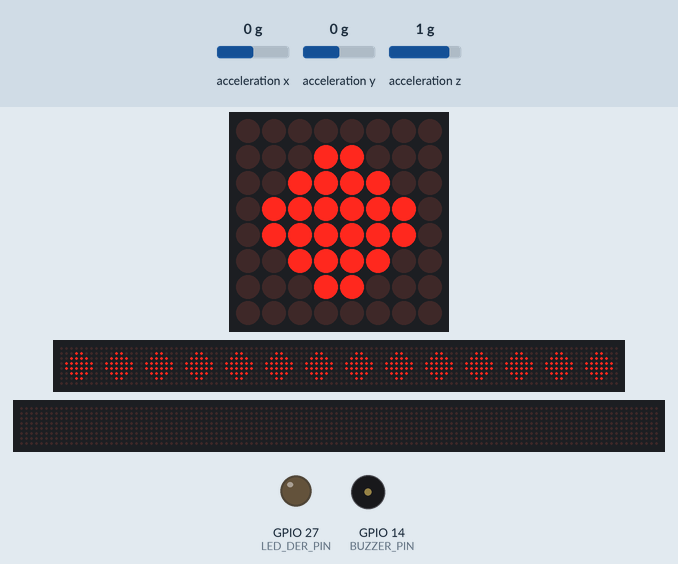
Recording of a sketch running on a simulated ESP32. On the bench: 8×8 LED matrix, 112×8 LED matrix, 128×8 LED matrix, output pins drawn as LEDs (lit = HIGH), buzzer (waves = sounding). Wiring (inferred from the names in the program): MMA8452 accelerometer at I2C address 0x1C; 14 × MAX7219 LED driver (orientation assumed): CS GPIO 17; 2 × MAX7219 LED driver (orientation assumed): CS GPIO 5 / CS GPIO 26. The inputs (shaded band) are chosen by the test bench; at power-on: acceleration z 1 g, acceleration x 0 g, acceleration y 0 g. Pins used as bus, display or sensor lines are not drawn; what the sketch prints to the serial monitor is not drawn.

Above: at 2.2 s.
2.3 s: acceleration z set to 0.6 g
3.8 s: acceleration z set to 0.3 g
At 4.08 s:
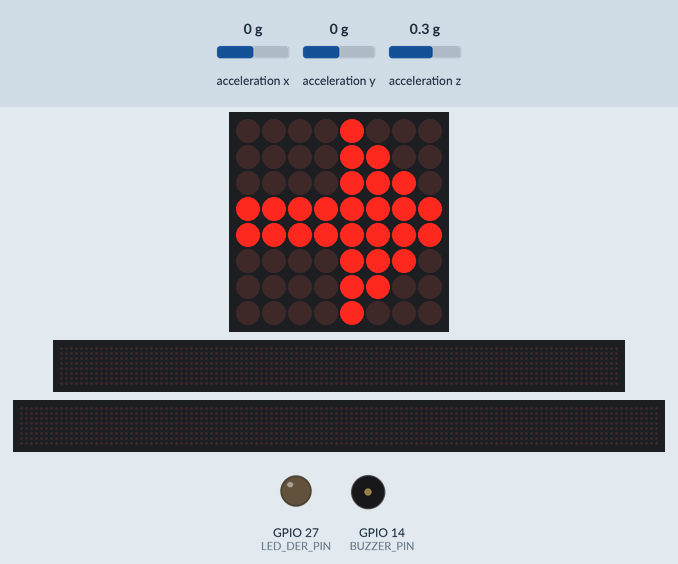
Timing chart, 0 to 11.4 s (numbered marks = the images above; inputs shaded):
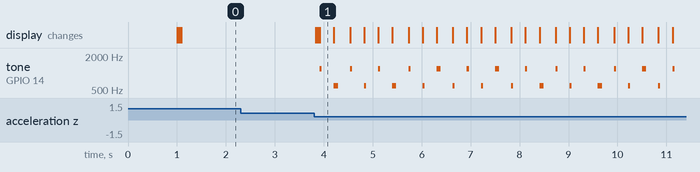

The sketch:

matrices_led_buzzer.ino
```cpp
#include <Wire.h>
#include <math.h>
#include <SPI.h>

// --- PINES MATRICES ---
#define CS_IZQ_PIN 5
#define CS_DER_PIN 17

// --- PINES LEDs Y BUZZER ---
#define LED_IZQ_PIN 26
#define LED_DER_PIN 27
#define BUZZER_PIN 14

#define MMA845x_ADDRESS 0x1C

// --- CONFIGURACIÓN DE SENSIBILIDAD ---
int umbralGiro = 550;
int umbralAdelante = 300;
unsigned long duracionSinal = 5000;

// Variables de control
int16_t x_referencia = 0;
int16_t z_referencia = 0;
unsigned long tiempoInicio = 0;
int estadoActual = 0;           // 0: Recto, 1: Izquierda, 2: Derecha

// --- DIBUJOS ---
byte f_izq[8] = {0x08,0x0C,0x0E,0xFF,0xFF,0x0E,0x0C,0x08};
byte f_der[8] = {0x08,0x0C,0x0E,0xFF,0xFF,0x0E,0x0C,0x08};
byte f_rec[8] = {0x00,0x18,0x3C,0x7E,0x7E,0x3C,0x18,0x00};
byte vacio[8] = {0x00,0x00,0x00,0x00,0x00,0x00,0x00,0x00};

void enviarDato(int csPin, byte reg, byte val) {
  digitalWrite(csPin, LOW);
  SPI.transfer(reg);
  SPI.transfer(val);
  digitalWrite(csPin, HIGH);
}

void iniciarMatriz(int csPin) {
  pinMode(csPin, OUTPUT);
  enviarDato(csPin, 0x0F, 0x00);
  enviarDato(csPin, 0x09, 0x00);
  enviarDato(csPin, 0x0A, 0x03);
  enviarDato(csPin, 0x0B, 0x07);
  enviarDato(csPin, 0x0C, 0x01);
  for(int i=1; i<=8; i++) enviarDato(csPin, i, 0x00);
}

void dibujar(int csPin, byte img[]) {
  for (int i = 0; i < 8; i++) {
    enviarDato(csPin, i + 1, img[i]);
  }
}

void setup() {
  Serial.begin(115200);
  Wire.begin(21, 22);

  // Iniciar pines de LEDs y Buzzer
  pinMode(LED_IZQ_PIN, OUTPUT);
  pinMode(LED_DER_PIN, OUTPUT);
  pinMode(BUZZER_PIN, OUTPUT);

  // Apagar todo al inicio por seguridad
  digitalWrite(LED_IZQ_PIN, LOW);
  digitalWrite(LED_DER_PIN, LOW);
  noTone(BUZZER_PIN);

  SPI.begin();
  iniciarMatriz(CS_IZQ_PIN);
  iniciarMatriz(CS_DER_PIN);

  Wire.beginTransmission(MMA845x_ADDRESS);
  Wire.write(0x2A); Wire.write(0x01);
  Wire.endTransmission();

  delay(1000);
  int16_t x, y, z;
  leerSensor(&x, &y, &z);
  x_referencia = x;
  z_referencia = z;
  Serial.println("SISTEMA CALIBRADO");
}

void loop() {
  int16_t x, y, z;
  leerSensor(&x, &y, &z);

  int difZ = z - z_referencia;
  int difX = x - x_referencia;
  unsigned long ahora = millis();

  // 1. CANCELACIÓN POR CABEZA HACIA ADELANTE
  if (difX > umbralAdelante) {
    estadoActual = 0;
  }

  // 2. DETECCIÓN Y CANCELACIÓN POR CONTRAMOVIMIENTO
  if (difZ < -umbralGiro) {
    if (estadoActual != 1) {
      estadoActual = 1;
      tiempoInicio = ahora;
    }
  }
  else if (difZ > umbralGiro) {
    if (estadoActual != 2) {
      estadoActual = 2;
      tiempoInicio = ahora;
    }
  }

  // 3. LÓGICA DE TIEMPO, TITILEO MATRICES, LEDS Y BUZZER
  if (estadoActual != 0) {
    if (ahora - tiempoInicio > duracionSinal && abs(difZ) < umbralGiro) {
      estadoActual = 0;
    } else {
      bool encendido = (millis() / 300) % 2;

      // --- EFECTO TIC-TOC MÁS GRAVE ---
      unsigned long tiempoFase = millis() % 300;

      if (tiempoFase < 50) {
        if (encendido) {
          tone(BUZZER_PIN, 1200);  // "TIC" (Tono medio-grave)
        } else {
          tone(BUZZER_PIN, 600);   // "TOC" (Tono bien grave)
        }
      } else {
        noTone(BUZZER_PIN);
      }
      // ---------------------------------------

      if (estadoActual == 1) {
        // GIRO IZQUIERDA
        dibujar(CS_IZQ_PIN, encendido ? f_izq : vacio);
        digitalWrite(LED_IZQ_PIN, encendido ? HIGH : LOW);

        dibujar(CS_DER_PIN, vacio);
        digitalWrite(LED_DER_PIN, LOW);
      }
      else if (estadoActual == 2) {
        // GIRO DERECHA
        dibujar(CS_DER_PIN, encendido ? f_der : vacio);
        digitalWrite(LED_DER_PIN, encendido ? HIGH : LOW);

        dibujar(CS_IZQ_PIN, vacio);
        digitalWrite(LED_IZQ_PIN, LOW);
      }
    }
  }
  else {
    // CENTRO/NEUTRO
    dibujar(CS_IZQ_PIN, f_rec);
    dibujar(CS_DER_PIN, f_rec);

    digitalWrite(LED_IZQ_PIN, LOW);
    digitalWrite(LED_DER_PIN, LOW);
    noTone(BUZZER_PIN);
  }

  delay(40);
}

void leerSensor(int16_t* x, int16_t* y, int16_t* z) {
  Wire.beginTransmission(MMA845x_ADDRESS);
  Wire.write(0x01);
  Wire.endTransmission(false);
  Wire.requestFrom((uint8_t)MMA845x_ADDRESS, (uint8_t)6);
  if (Wire.available() >= 6) {
    *x = (int16_t)(Wire.read() << 8 | Wire.read()) >> 4;
    *y = (int16_t)(Wire.read() << 8 | Wire.read()) >> 4;
    *z = (int16_t)(Wire.read() << 8 | Wire.read()) >> 4;
  }
}
```

Measured:
- the behaviour switches between 0.5 and 0.4 g on acceleration z (found by bisection; images 0 and 1)
- after the input at 2.3 s, every drawn part: stays the same
- after the input at 3.8 s, tone on GPIO 14 (BUZZER_PIN): plays 1200 Hz for 0.04 s, 600 Hz for 0.08 s, 1200 Hz for 0.04 s, 600 Hz for 0.04 s, 1200 Hz for 0.04 s, 600 Hz for 0.08 s … (25 notes in this stretch), starting after 0.12 s; the display: first changes at once (image 1 shows a later state)
